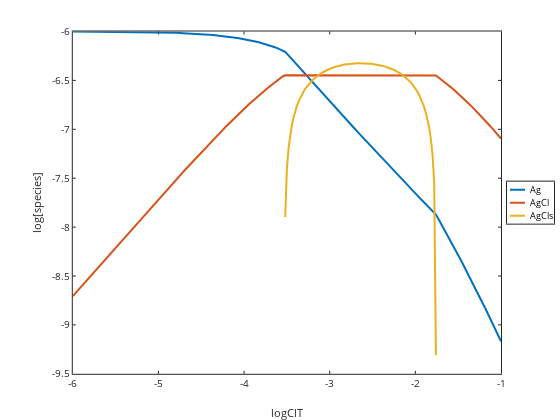

Here is the notebook cell this chart was saved with:
### Code cell
%h=plot(log10(ClT),log10(Ag),log10(ClT),log10(AgCls),log10(ClT),log10(AgCl),log10(ClT),log10(AgCl2),log10(ClT),log10(AgCl3),log10(ClT),log10(AgCl4));
h=plot(log10(ClT),log10(Ag),log10(ClT),log10(AgCl),log10(ClT),log10(AgCls));
%h=plot((ClT),log10(Ag));
set(h,'linewidth',2);
%set(gca,'linewidth',2,'fontsize',12);
xlabel('logClT'); ylabel('log[species]');
%xlabel('logCl'); ylabel('logAg');
legend('Ag','AgCl','AgCls','location','eastoutside')
%axis([-12 0 -40 -1])
%exportforplot=[...
%log10(Ag)' log10(Cl)' log10(AgCls)' log10(AgCl)' log10(AgCl2)' log10(AgCl3)' log10(AgCl4)'
%]

%end

### Figure 1 — Plotly figure (JSON) as saved in the notebook; plotly's stock layout.template omitted (floating-point values rounded to 4 significant figures; data arrays with more than 128 entries replaced by an {"elided": "..."} marker saying what was removed)
{"data": [{"line": {"color": "rgb(0,113,188)", "dash": "solid", "width": 2}, "marker": {"color": "rgb(0,113,188)", "line": {"color": "rgb(0,113,188)"}, "size": 6, "symbol": "none"}, "mode": "lines", "name": "Ag", "showlegend": true, "type": "scatter", "visibility": true, "x": {"elided": "251 float values"}, "xaxis": "x", "y": {"elided": "251 float values"}, "yaxis": "y"}, {"line": {"color": "rgb(216,82,24)", "dash": "solid", "width": 2}, "marker": {"color": "rgb(216,82,24)", "line": {"color": "rgb(216,82,24)"}, "size": 6, "symbol": "none"}, "mode": "lines", "name": "AgCl", "showlegend": true, "type": "scatter", "visibility": true, "x": {"elided": "251 float values"}, "xaxis": "x", "y": {"elided": "251 float values"}, "yaxis": "y"}, {"line": {"color": "rgb(236,176,31)", "dash": "solid", "width": 2}, "marker": {"color": "rgb(236,176,31)", "line": {"color": "rgb(236,176,31)"}, "size": 6, "symbol": "none"}, "mode": "lines", "name": "AgCls", "showlegend": true, "type": "scatter", "visibility": true, "x": {"elided": "251 float values"}, "xaxis": "x", "y": {"elided": "251 float values"}, "yaxis": "y"}, {"hoverinfo": "none", "line": {"color": "rgb(0,113,188)", "dash": "solid", "width": 2}, "marker": {"color": "rgb(0,113,188)", "line": {"color": "rgb(0,113,188)"}, "size": 6, "symbol": "none"}, "mode": "lines", "name": "", "showlegend": false, "type": "scatter", "visibility": true, "x": [3, 18], "xaxis": "x2", "y": [8, 8], "yaxis": "y2"}, {"hoverinfo": "none", "line": {"color": "rgb(216,82,24)", "dash": "solid", "width": 2}, "marker": {"color": "rgb(216,82,24)", "line": {"color": "rgb(216,82,24)"}, "size": 6, "symbol": "none"}, "mode": "lines", "name": "", "showlegend": false, "type": "scatter", "visibility": true, "x": [3, 18], "xaxis": "x2", "y": [21, 21], "yaxis": "y2"}, {"hoverinfo": "none", "line": {"color": "rgb(236,176,31)", "dash": "solid", "width": 2}, "marker": {"color": "rgb(236,176,31)", "line": {"color": "rgb(236,176,31)"}, "size": 6, "symbol": "none"}, "mode": "lines", "name": "", "showlegend": false, "type": "scatter", "visibility": true, "x": [3, 18], "xaxis": "x2", "y": [34, 34], "yaxis": "y2"}], "layout": {"annotations": [{"font": {"color": "rgb(0, 0, 0)", "size": 9}, "showarrow": false, "text": "Ag", "x": 21, "xanchor": "left", "xref": "x2", "y": 8, "yanchor": "middle", "yref": "y2"}, {"font": {"color": "rgb(0, 0, 0)", "size": 9}, "showarrow": false, "text": "AgCl", "x": 21, "xanchor": "left", "xref": "x2", "y": 21, "yanchor": "middle", "yref": "y2"}, {"font": {"color": "rgb(0, 0, 0)", "size": 9}, "showarrow": false, "text": "AgCls", "x": 21, "xanchor": "left", "xref": "x2", "y": 34, "yanchor": "middle", "yref": "y2"}], "height": 420, "hovermode": "closest", "margin": {"b": 0, "l": 0, "r": 0, "t": 0}, "plot_bgcolor": "rgba(0, 0, 0, 0)", "showlegend": false, "width": 560, "xaxis": {"anchor": "y", "autorange": false, "domain": [0.13, 0.8946], "exponentformat": "none", "gridcolor": "rgba(38,38,38,0.15)", "gridwidth": 1, "linecolor": "rgb(38,38,38)", "linewidth": 1, "mirror": "ticks", "range": [-6, -1], "showgrid": false, "showline": true, "side": "bottom", "spikedash": "solid", "spikemode": "across", "spikesides": false, "spikethickness": 1, "tickangle": 0, "tickcolor": "rgb(38,38,38)", "tickfont": {"color": "rgb(38,38,38)", "size": 10}, "ticklen": 3, "ticks": "inside", "ticktext": ["-6", "-5", "-4", "-3", "-2", "-1"], "tickvals": [-6, -5, -4, -3, -2, -1], "title": {"font": {"color": "rgb(38,38,38)", "size": 11}, "text": "logClT"}, "type": "linear", "visible": true, "zeroline": false}, "xaxis2": {"anchor": "y2", "autorange": false, "domain": [0.9054, 0.9893], "exponentformat": "none", "fixedrange": true, "gridcolor": "rgba(38,38,38,0.15)", "gridwidth": 1, "linecolor": "rgb(38,38,38)", "linewidth": 1, "mirror": true, "range": [0, 47], "showgrid": false, "showline": true, "showspikes": false, "side": "bottom", "spikedash": "solid", "spikemode": "across", "spikesides": false, "spikethickness": 1, "tickangle": 0, "tickcolor": "rgb(38,38,38)", "tickfont": {"color": "rgb(38,38,38)", "size": 9}, "ticklen": 3, "ticks": "", "ticktext": [], "tickvals": [], "title": {"font": {"color": "rgb(0, 0, 0)", "size": 9.9}, "text": ""}, "type": "linear", "visible": true, "zeroline": false}, "yaxis": {"anchor": "x", "autorange": false, "domain": [0.11, 0.925], "exponentformat": "none", "gridcolor": "rgba(38,38,38,0.15)", "gridwidth": 1, "linecolor": "rgb(38,38,38)", "linewidth": 1, "mirror": "ticks", "range": [-9.5, -6], "showgrid": false, "showline": true, "side": "left", "spikedash": "solid", "spikemode": "across", "spikesides": false, "spikethickness": 1, "tickangle": 0, "tickcolor": "rgb(38,38,38)", "tickfont": {"color": "rgb(38,38,38)", "size": 10}, "ticklen": 3, "ticks": "inside", "ticktext": ["-9.5", "-9", "-8.5", "-8", "-7.5", "-7", "-6.5", "-6"], "tickvals": [-9.5, -9, -8.5, -8, -7.5, -7, -6.5, -6], "title": {"font": {"color": "rgb(38,38,38)", "size": 11}, "text": "log[species]"}, "type": "linear", "visible": true, "zeroline": false}, "yaxis2": {"anchor": "x2", "autorange": false, "domain": [0.4675, 0.5675], "exponentformat": "none", "fixedrange": true, "gridcolor": "rgba(38,38,38,0.15)", "gridwidth": 1, "linecolor": "rgb(38,38,38)", "linewidth": 1, "mirror": true, "range": [42, 0], "showgrid": false, "showline": true, "showspikes": false, "side": "left", "spikedash": "solid", "spikemode": "across", "spikesides": false, "spikethickness": 1, "tickangle": 0, "tickcolor": "rgb(38,38,38)", "tickfont": {"color": "rgb(38,38,38)", "size": 9}, "ticklen": 3, "ticks": "", "ticktext": [], "tickvals": [], "title": {"font": {"color": "rgb(0, 0, 0)", "size": 9.9}, "text": ""}, "type": "linear", "visible": true, "zeroline": false}}}
